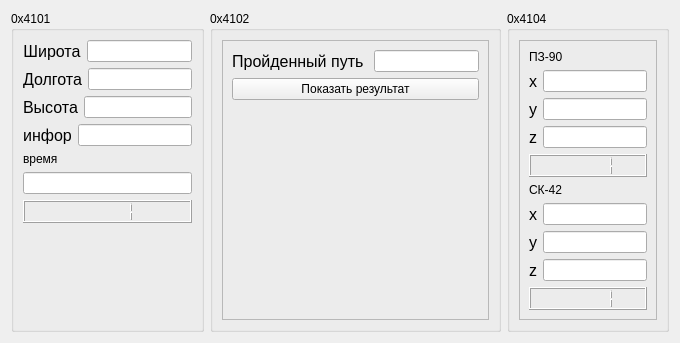
<?xml version="1.0" encoding="UTF-8"?>
<ui version="4.0">
 <class>ParserWgt</class>
 <widget class="QWidget" name="ParserWgt">
  <property name="geometry">
   <rect>
    <x>0</x>
    <y>0</y>
    <width>680</width>
    <height>336</height>
   </rect>
  </property>
  <property name="minimumSize">
   <size>
    <width>0</width>
    <height>0</height>
   </size>
  </property>
  <property name="windowTitle">
   <string>Form</string>
  </property>
  <layout class="QHBoxLayout" name="horizontalLayout">
   <item>
    <widget class="QGroupBox" name="groupBox">
     <property name="minimumSize">
      <size>
       <width>0</width>
       <height>0</height>
      </size>
     </property>
     <property name="title">
      <string>0x4101</string>
     </property>
     <layout class="QVBoxLayout" name="verticalLayout_3">
      <item>
       <layout class="QVBoxLayout" name="verticalLayout">
        <item>
         <layout class="QHBoxLayout" name="horizontalLayout_2">
          <item>
           <widget class="QLabel" name="label">
            <property name="font">
             <font>
              <pointsize>12</pointsize>
             </font>
            </property>
            <property name="text">
             <string>Широта</string>
            </property>
            <property name="alignment">
             <set>Qt::AlignCenter</set>
            </property>
           </widget>
          </item>
          <item>
           <widget class="QLineEdit" name="lat"/>
          </item>
         </layout>
        </item>
        <item>
         <layout class="QHBoxLayout" name="horizontalLayout_3">
          <item>
           <widget class="QLabel" name="label_2">
            <property name="font">
             <font>
              <pointsize>12</pointsize>
             </font>
            </property>
            <property name="text">
             <string>Долгота</string>
            </property>
            <property name="alignment">
             <set>Qt::AlignCenter</set>
            </property>
           </widget>
          </item>
          <item>
           <widget class="QLineEdit" name="lon">
            <property name="text">
             <string/>
            </property>
           </widget>
          </item>
         </layout>
        </item>
        <item>
         <layout class="QHBoxLayout" name="horizontalLayout_4">
          <item>
           <widget class="QLabel" name="label_3">
            <property name="font">
             <font>
              <pointsize>12</pointsize>
             </font>
            </property>
            <property name="text">
             <string>Высота</string>
            </property>
            <property name="alignment">
             <set>Qt::AlignCenter</set>
            </property>
           </widget>
          </item>
          <item>
           <widget class="QLineEdit" name="att">
            <property name="text">
             <string/>
            </property>
           </widget>
          </item>
         </layout>
        </item>
        <item>
         <layout class="QHBoxLayout" name="horizontalLayout_5">
          <item>
           <widget class="QLabel" name="label_4">
            <property name="font">
             <font>
              <pointsize>12</pointsize>
             </font>
            </property>
            <property name="text">
             <string>инфор</string>
            </property>
            <property name="alignment">
             <set>Qt::AlignCenter</set>
            </property>
           </widget>
          </item>
          <item>
           <widget class="QLineEdit" name="info">
            <property name="text">
             <string/>
            </property>
           </widget>
          </item>
         </layout>
        </item>
       </layout>
      </item>
      <item>
       <widget class="QLabel" name="label_6">
        <property name="text">
         <string>время</string>
        </property>
       </widget>
      </item>
      <item>
       <widget class="QLineEdit" name="time"/>
      </item>
      <item>
       <widget class="QLCDNumber" name="count1">
        <property name="value" stdset="0">
         <double>1.000000000000000</double>
        </property>
       </widget>
      </item>
      <item>
       <spacer name="verticalSpacer">
        <property name="orientation">
         <enum>Qt::Vertical</enum>
        </property>
        <property name="sizeHint" stdset="0">
         <size>
          <width>20</width>
          <height>40</height>
         </size>
        </property>
       </spacer>
      </item>
     </layout>
    </widget>
   </item>
   <item>
    <widget class="QGroupBox" name="groupBox_2">
     <property name="minimumSize">
      <size>
       <width>0</width>
       <height>0</height>
      </size>
     </property>
     <property name="title">
      <string>0x4102</string>
     </property>
     <layout class="QVBoxLayout" name="verticalLayout_4">
      <item>
       <widget class="QFrame" name="frame">
        <property name="frameShape">
         <enum>QFrame::StyledPanel</enum>
        </property>
        <property name="frameShadow">
         <enum>QFrame::Raised</enum>
        </property>
        <layout class="QVBoxLayout" name="verticalLayout_2">
         <item>
          <layout class="QHBoxLayout" name="horizontalLayout_6">
           <item>
            <widget class="QLabel" name="label_5">
             <property name="font">
              <font>
               <pointsize>12</pointsize>
              </font>
             </property>
             <property name="text">
              <string>Пройденный путь </string>
             </property>
             <property name="alignment">
              <set>Qt::AlignCenter</set>
             </property>
            </widget>
           </item>
           <item>
            <widget class="QLineEdit" name="speed">
             <property name="text">
              <string/>
             </property>
            </widget>
           </item>
          </layout>
         </item>
         <item>
          <widget class="QPushButton" name="pushButton">
           <property name="text">
            <string>Показать результат</string>
           </property>
          </widget>
         </item>
         <item>
          <spacer name="verticalSpacer_2">
           <property name="orientation">
            <enum>Qt::Vertical</enum>
           </property>
           <property name="sizeHint" stdset="0">
            <size>
             <width>20</width>
             <height>40</height>
            </size>
           </property>
          </spacer>
         </item>
        </layout>
       </widget>
      </item>
     </layout>
    </widget>
   </item>
   <item>
    <widget class="QGroupBox" name="groupBox_3">
     <property name="minimumSize">
      <size>
       <width>0</width>
       <height>0</height>
      </size>
     </property>
     <property name="title">
      <string>0x4104</string>
     </property>
     <layout class="QVBoxLayout" name="verticalLayout_5">
      <item>
       <widget class="QFrame" name="frame_2">
        <property name="frameShape">
         <enum>QFrame::StyledPanel</enum>
        </property>
        <property name="frameShadow">
         <enum>QFrame::Raised</enum>
        </property>
        <layout class="QVBoxLayout" name="verticalLayout_6">
         <item>
          <widget class="QLabel" name="label_7">
           <property name="text">
            <string>ПЗ-90</string>
           </property>
          </widget>
         </item>
         <item>
          <layout class="QVBoxLayout" name="verticalLayout_7">
           <item>
            <layout class="QHBoxLayout" name="horizontalLayout_8">
             <item>
              <widget class="QLabel" name="label_8">
               <property name="font">
                <font>
                 <pointsize>12</pointsize>
                </font>
               </property>
               <property name="text">
                <string>x</string>
               </property>
               <property name="alignment">
                <set>Qt::AlignCenter</set>
               </property>
              </widget>
             </item>
             <item>
              <widget class="QLineEdit" name="x_l"/>
             </item>
            </layout>
           </item>
           <item>
            <layout class="QHBoxLayout" name="horizontalLayout_9">
             <item>
              <widget class="QLabel" name="label_9">
               <property name="font">
                <font>
                 <pointsize>12</pointsize>
                </font>
               </property>
               <property name="text">
                <string>y</string>
               </property>
               <property name="alignment">
                <set>Qt::AlignCenter</set>
               </property>
              </widget>
             </item>
             <item>
              <widget class="QLineEdit" name="y_l">
               <property name="text">
                <string/>
               </property>
              </widget>
             </item>
            </layout>
           </item>
           <item>
            <layout class="QHBoxLayout" name="horizontalLayout_10">
             <item>
              <widget class="QLabel" name="label_10">
               <property name="font">
                <font>
                 <pointsize>12</pointsize>
                </font>
               </property>
               <property name="text">
                <string>z</string>
               </property>
               <property name="alignment">
                <set>Qt::AlignCenter</set>
               </property>
              </widget>
             </item>
             <item>
              <widget class="QLineEdit" name="z_l">
               <property name="text">
                <string/>
               </property>
              </widget>
             </item>
            </layout>
           </item>
           <item>
            <layout class="QHBoxLayout" name="horizontalLayout_11">
             <item>
              <widget class="QLCDNumber" name="lcdNumber">
               <property name="value" stdset="0">
                <double>1.000000000000000</double>
               </property>
              </widget>
             </item>
            </layout>
           </item>
          </layout>
         </item>
         <item>
          <layout class="QVBoxLayout" name="verticalLayout_8">
           <item>
            <widget class="QLabel" name="label_14">
             <property name="text">
              <string>СК-42</string>
             </property>
            </widget>
           </item>
           <item>
            <layout class="QVBoxLayout" name="verticalLayout_11">
             <item>
              <layout class="QHBoxLayout" name="horizontalLayout_18">
               <item>
                <widget class="QLabel" name="label_13">
                 <property name="font">
                  <font>
                   <pointsize>12</pointsize>
                  </font>
                 </property>
                 <property name="text">
                  <string>x</string>
                 </property>
                </widget>
               </item>
               <item>
                <widget class="QLineEdit" name="lineEdit_3"/>
               </item>
              </layout>
             </item>
            </layout>
           </item>
           <item>
            <layout class="QVBoxLayout" name="verticalLayout_10">
             <item>
              <layout class="QHBoxLayout" name="horizontalLayout_17">
               <item>
                <widget class="QLabel" name="label_12">
                 <property name="font">
                  <font>
                   <pointsize>12</pointsize>
                  </font>
                 </property>
                 <property name="text">
                  <string>y</string>
                 </property>
                </widget>
               </item>
               <item>
                <widget class="QLineEdit" name="lineEdit_2"/>
               </item>
              </layout>
             </item>
            </layout>
           </item>
           <item>
            <layout class="QVBoxLayout" name="verticalLayout_9">
             <item>
              <layout class="QHBoxLayout" name="horizontalLayout_19">
               <item>
                <widget class="QLabel" name="label_11">
                 <property name="font">
                  <font>
                   <pointsize>12</pointsize>
                  </font>
                 </property>
                 <property name="lineWidth">
                  <number>4</number>
                 </property>
                 <property name="text">
                  <string>z</string>
                 </property>
                </widget>
               </item>
               <item>
                <widget class="QLineEdit" name="lineEdit"/>
               </item>
              </layout>
             </item>
            </layout>
           </item>
           <item>
            <layout class="QVBoxLayout" name="verticalLayout_12">
             <item>
              <widget class="QLCDNumber" name="lcdNumber_2">
               <property name="value" stdset="0">
                <double>1.000000000000000</double>
               </property>
              </widget>
             </item>
            </layout>
           </item>
          </layout>
         </item>
        </layout>
       </widget>
      </item>
     </layout>
    </widget>
   </item>
  </layout>
 </widget>
 <resources/>
 <connections/>
</ui>
